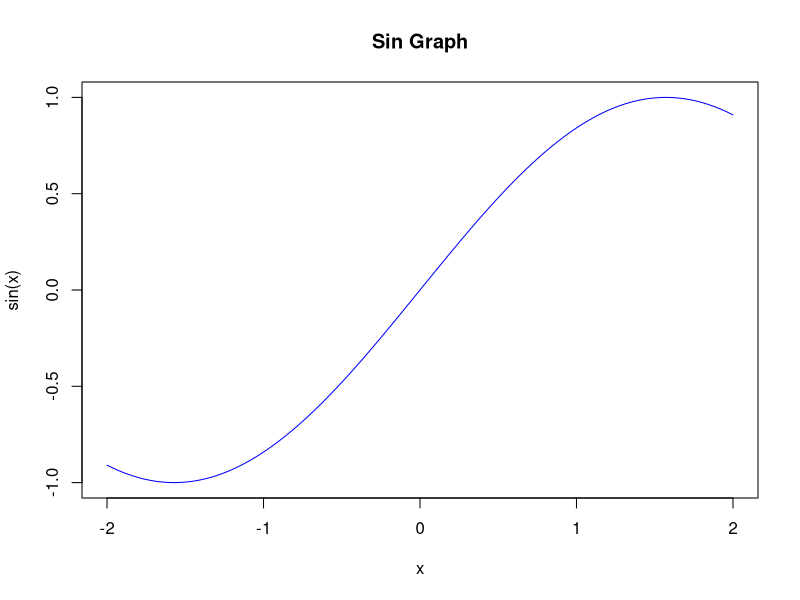
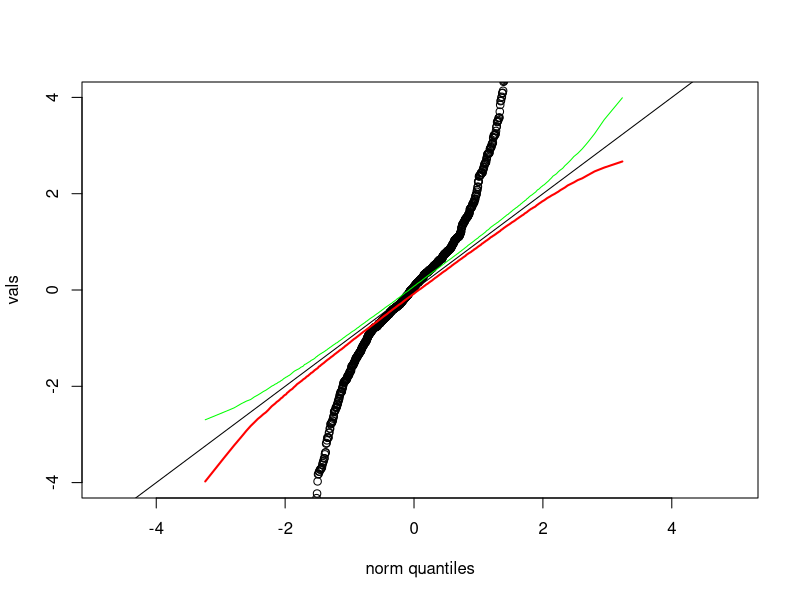
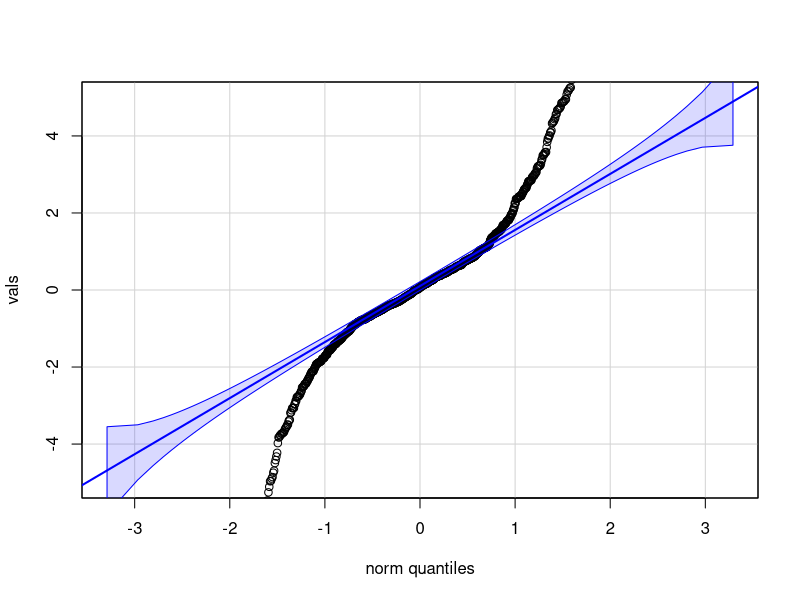

The R script that drew these images, in order:
## ---- chunk 1
curve(sin(x), from = -2, to = 2, col = "blue", xlab = "x", ylab = "sin(x)", main = "Sin Graph")
# create sin graph ranging from -2 to 2      
## ---- chunk 2
vals <- rt(1000, 1) # 1000 t distribution vals with 1df
norms<- sort(rnorm(500000, 0, 1)) # 500 000 norm dist values

indices <- ceiling(seq(from = 1,
               to = 500000,
               length.out = 1000))
# Create 1000 equally spaced points from 1 to 500000
# and apply ceiling() to ensure all values are valid integer indices


reduced_norms <- norms[indices]
# Subset the sorted normal sample using the generated indices
# to obtain 1000 evenly spaced reference values
sorted_vals <- sort(vals)
# Sort the simulated values in ascending order
# to align them with the theoretical reference values

sim_matrix <-  replicate(1000, sort(rnorm(1000, 0, 1))) # 1000 ind. samples of size 1000 from std normal dist. Sorted and then stored

lower_env <- apply(sim_matrix, 1, quantile, probs = 0.025) # calc the 2.5th percentile across the simulated samples to make the lower "envelope"
upper_env <- apply(sim_matrix, 1, quantile, probs = 0.975) # calc the 97.5th percentile across the simulated samples to make the lower "envelope"

theoretical_q <- rowMeans(sim_matrix) # estimate the theoretical quantiles 

# plot it all
plot(reduced_norms,
     sorted_vals, ylim = c(-4, 4), ylab = "vals", xlab="norm quantiles")
abline(0,1)
lines(theoretical_q, lower_env, col = "red", lwd = 2)
lines(theoretical_q, upper_env, col = "green", lwd = 1)

# check
library(car)
qqPlot(vals, envelope = 0.95, ylim = c(-5, 5))

# plot looks correct

